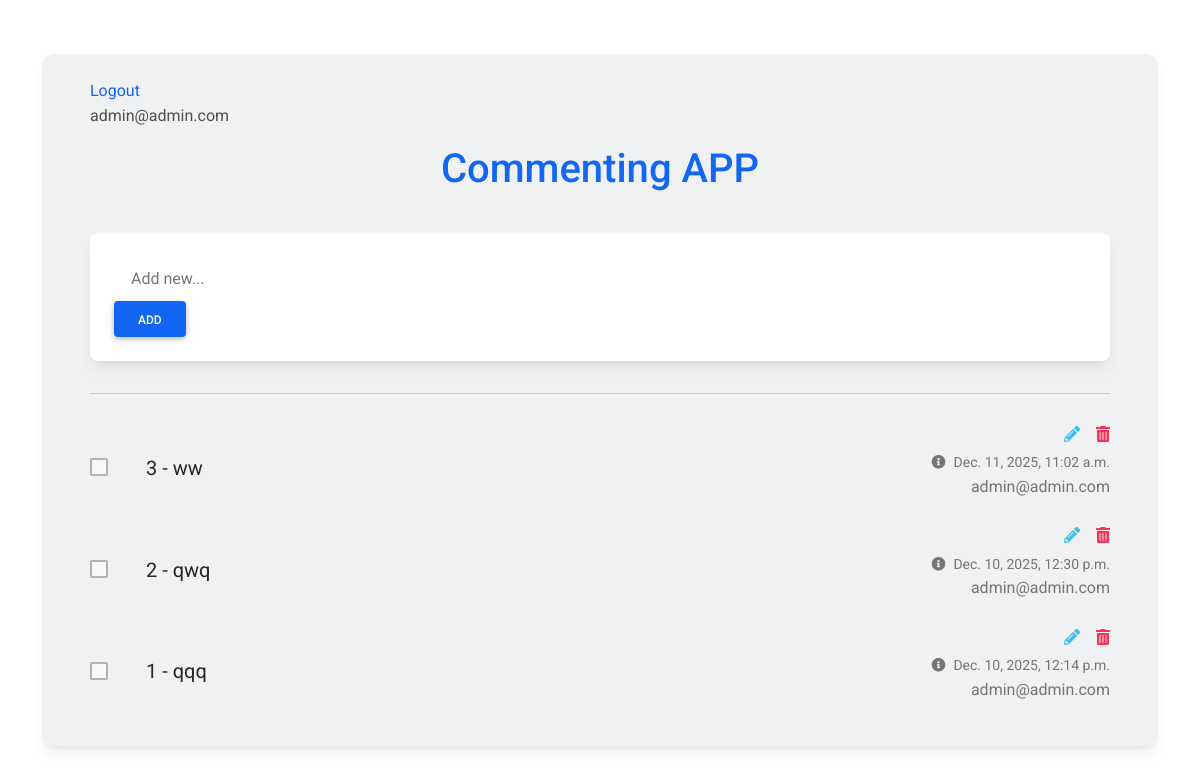
Page /comment/1 (signed in) on the earlier database version.
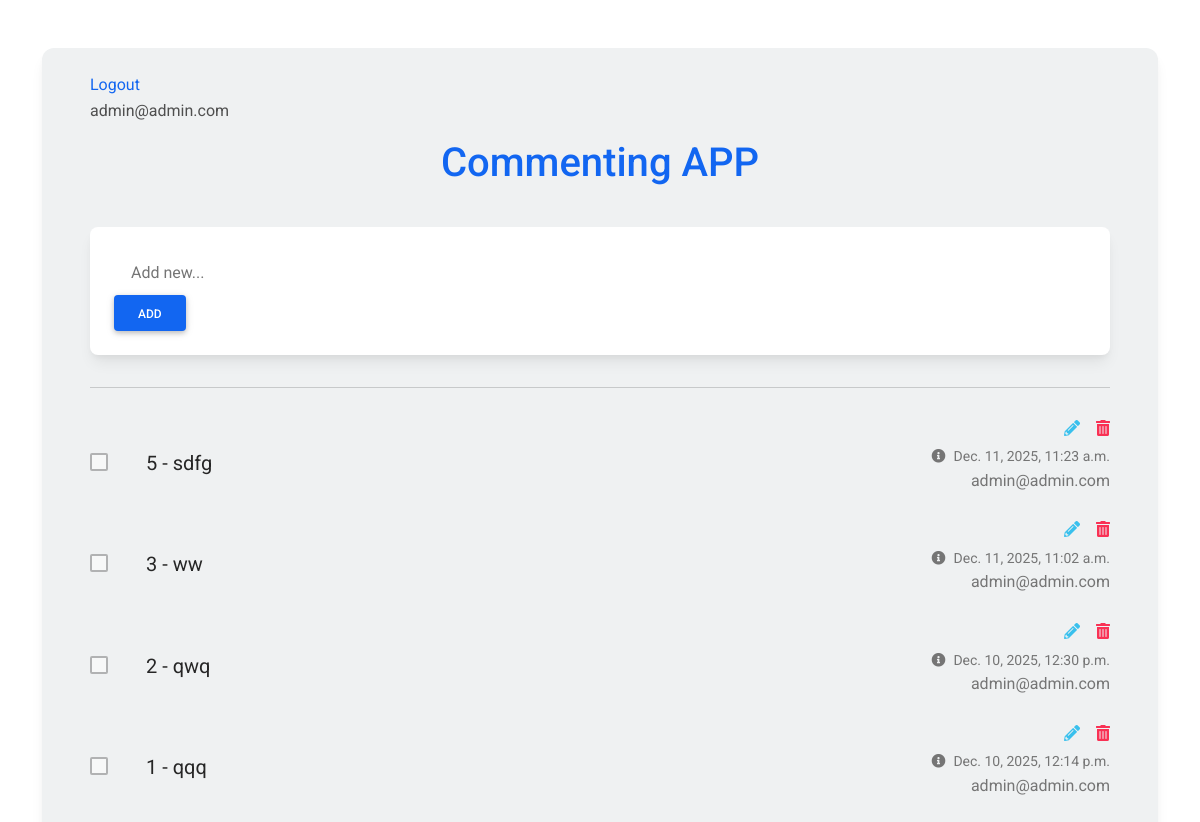
Same page on the later database version.
### comment/models.py (models this page shows, shortened)
class Task(models.Model):
    author = models.ForeignKey("accounts.Profile", on_delete=models.CASCADE)
    post = models.ForeignKey("blog.Post", on_delete=models.CASCADE)
    title = models.CharField(max_length=250, default="test")
    status = models.BooleanField(default=False)
    created_date = models.DateTimeField(auto_now_add=True)
    updated_date = models.DateTimeField(auto_now=True)

### accounts/models.py (models this page shows)
class Profile(models.Model):
    user = models.ForeignKey(User, on_delete=models.CASCADE)
    first_name = models.CharField(max_length=250)
    last_name = models.CharField(max_length=250)
    image = models.ImageField(blank=True, null=True)
    description = models.TextField()
    created_date = models.DateTimeField(auto_now_add=True)
    updated_date = models.DateTimeField(auto_now=True)
    def __str__(self):
        return self.user.email

class User(AbstractBaseUser, PermissionsMixin):
    email = models.EmailField(max_length=255, unique=True)
    is_staff = models.BooleanField(default=False)
    is_active = models.BooleanField(default=True)
    is_superuser = models.BooleanField(default=False)
    is_verified = models.BooleanField(default=False)
    created_date = models.DateTimeField(auto_now_add=True)
    updated_date = models.DateTimeField(auto_now=True)
    USERNAME_FIELD = "email"
    REQUIRED_FIELDS = []
    objects = UserManager()
    def __str__(self):
        return self.email

### comment/views.py (the view, shortened to what this page needs)
# urls.py: path("<int:pid>", TaskView.as_view(), name="task"),
class TaskView(MyLoginRequiredMixin, CreateView, ListView):
    model = Task
    template_name = "comment/task.html"
    context_object_name = "tasks"
    paginate_by = 50
    form_class = TaskForm
    def get_queryset(self):
        pid = self.kwargs['pid']
        user = self.request.user
        return (
        Task.objects
        .filter(post__id=pid, author__user=user)
        .order_by('-created_date')
        )
    def get_context_data(self, **kwargs):
        context = super().get_context_data(**kwargs)
        context['post'] = Post.objects.get(id=self.kwargs['pid'])
        return context
    def get_initial(self,**kwargs):
        initial = super().get_initial()
        if self.request.user.is_authenticated:
            initial["author"] = Profile.objects.get(user=self.request.user)
        return initial

### comment/forms.py
class TaskForm(forms.ModelForm):
    class Meta:
        model = Task
        fields = ["author","post" ,"title"]
        widgets = {
            "author": forms.HiddenInput(),
        }

### templates/comment/task.html (shortened to what this page needs)
{%load static%}
<!DOCTYPE html>
<html lang="en">
<head>
  <link rel="stylesheet" href="https://use.fontawesome.com/releases/v5.15.2/css/all.css" />
  <link rel="stylesheet" href="{% static "comment/css/bootstrap-to-do-list.min.css" %}" />
</head>
<body>
  <section class="vh-100">
    <div class="container py-5 h-100">
      <div class="row d-flex justify-content-center align-items-center h-100">
        <div class="col">
          <div class="card" id="list1" style="border-radius: .75rem; background-color: #eff1f2;">
            <div class="card-body py-4 px-4 px-md-5">
              <a href="#" onclick="document.getElementById('logout-form').submit();" class="primary-btn">Logout</a>
              <p>{{request.user}}</p>
              <p class="h1 text-center mt-3 mb-4 pb-3 text-primary">
                Commenting APP
              </p>
              <div class="pb-2">
                <div class="card">
                  <div class="card-body">
                    <div class="d-flex flex-row align-items-center">
                      <form action="{% url 'comment:task' pid=post.id %}" method="post">
                        <input type="text" name='title' class="form-control form-control-lg" id="exampleFormControlInput1" placeholder="Add new...">
                        <button type="submit" class="btn btn-primary">Add</button>
                      </form>
                    </div>
                  </div>
                </div>
              </div>
              <hr class="my-4">
              {% for task in tasks %}
              <ul class="list-group list-group-horizontal rounded-0 bg-transparent">
                <li class="list-group-item d-flex align-items-center ps-0 pe-3 py-1 rounded-0 border-0 bg-transparent">
                  <a href="{% url 'comment:task-complete' pid=post.id pk=task.id %}" title="complete todo">
                    <div class="form-check">
                      <input
                      class="form-check-input me-0"
                      type="checkbox"
                      value=''
                      id="flexCheckChecked1"
                      aria-label="..."
                      disabled
                      />
                    </div>
                  </a>
                </li>
                <li class="list-group-item px-3 py-1 d-flex align-items-center flex-grow-1 border-0 bg-transparent">
                  <p class="lead fw-normal mb-0">{{task.id}} - {{task.title}} </p>
                </li>
                <li class="list-group-item ps-3 pe-0 py-1 rounded-0 border-0 bg-transparent">
                  <div class="d-flex flex-row justify-content-end mb-1">
                    <a href="{% url 'comment:task-edit' pid=post.id pk=task.id %}" class="text-info" data-mdb-toggle="tooltip" title="Edit todo"><i class="fas fa-pencil-alt me-3"></i></a>
                    <a href="{% url 'comment:task-delete' pid=post.id pk=task.id %}" class="text-danger" data-mdb-toggle="tooltip" title="Delete todo"><i class="fas fa-trash-alt"></i></a>
                  </div>
                  <div class="text-end text-muted">
                    <a href="#!" class="text-muted" data-mdb-toggle="tooltip" title="Created date">
                      <p class="small mb-0"><i class="fas fa-info-circle me-2"></i>{{task.created_date}}</p></a>
                      <p> {{task.author}} </p>
                  </div>
                </li>
              </ul>
              {% endfor %}
            </div>
          </div>
        </div>
      </div>
    </div>
  </section>
</body>
</html>

Differences in the rows shown:
added Task: id "5", title "sdfg", created_date "Dec. 11, 2025, 11:23 a.m.", author "admin@admin.com"
